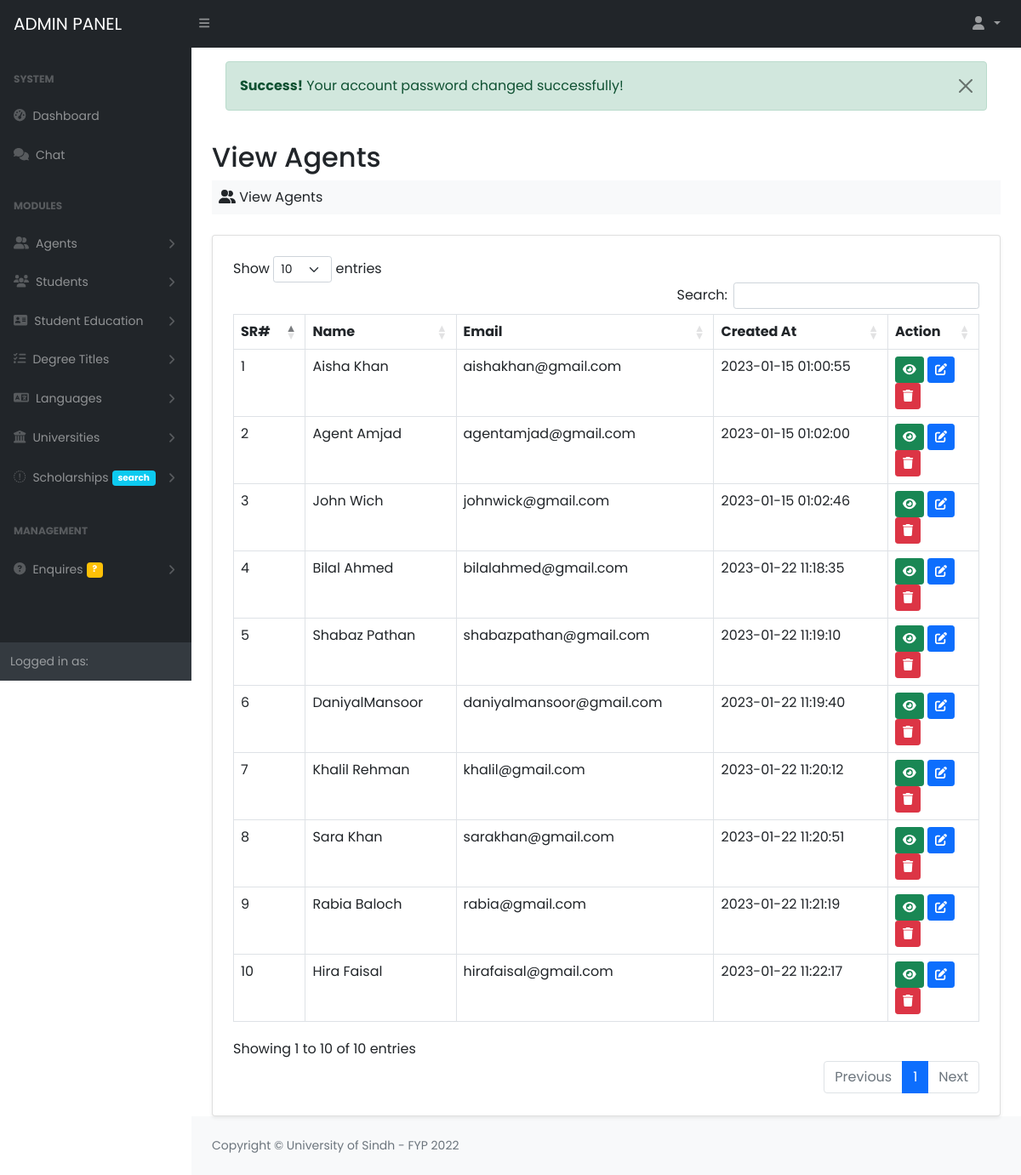
Screenshot of /Project/admin/view_agents.php (signed in) with the database file from the repository.
### tables this page shows
CREATE TABLE `agents` (
  `agent_id` int(11) NOT NULL AUTO_INCREMENT,
  `name` varchar(50) DEFAULT NULL,
  `email` varchar(50) DEFAULT NULL,
  `password` varchar(50) DEFAULT NULL,
  `phone_no` varchar(50) DEFAULT NULL,
  `cnic` varchar(50) DEFAULT NULL,
  `gender` varchar(50) DEFAULT NULL,
  `profile` varchar(100) DEFAULT NULL,
  `created_at` timestamp NOT NULL DEFAULT current_timestamp(),
  `status` int(11) DEFAULT 1,
  PRIMARY KEY (`agent_id`)
);

### Project/database/database.php (called while the page is built, shortened)
<?php
class Database
{
	private $db_host = "localhost";
	private $db_user = "root";
	private $db_pass = "";
	private $db_name = "fyp_cms";
	public $connection = null;
	public function __construct()
	{
		$this->connection = mysqli_connect($this->db_host, $this->db_user, $this->db_pass, $this->db_name);
	}
	public function executeQuery($query)
	{
		$this->query = $query;
		$this->result = mysqli_query($this->connection, $this->query);
		return $this->result;
	}
}
?>

### Project/admin/view_agents.php (the view)
<?php  include_once("includes/header.php"); ?>
 <?php  include_once("includes/nav.php"); ?>
 <div id="layoutSidenav">
         <?php include_once("includes/sidebar.php") ?>
         <div id="layoutSidenav_content">
             <main>
                 <div class="container-fluid px-4">
                     <div class="p-3"><?php require_once("includes/messages.php") ?></div>
                     <h2 class="mt-1">View Agents</h2>
                     <ol class="breadcrumb mb-4 bg-light p-2">
                         <li class="breadcrumb-item"><i class="fa fa-user-group"></i> View Agents</li>
                     </ol>
                     <div class="card shadow-sm bg-white p-2">
                         <div class="card-body p-3">
                            <table class="table table-bordered table-hover " id="table">
                                 <thead>
                                     <tr>
                                         <th>SR#</th>
                                         <th>Name</th>
                                         <th>Email</th>
                                         <th>Created At</th>
                                         <th>Action</th>
                                     </tr>
                                 </thead>
                                 <tbody>
                                     <?php
                                         $query = "SELECT * FROM agents";
                                         $result = $db->executeQuery($query);
                                         if($result->num_rows){
                                             $a = 0;
                                             while($row = mysqli_fetch_assoc($result)){
                                                 ?>
                                                 <tr>
                                                     <td><?php echo ++$a ?></td>
                                                     <td><?php echo $row['name'] ?></td>
                                                     <td><?php echo $row['email'] ?></td>
                                                     <td><?php echo $row['created_at'] ?></td>
                                                     <td>
                                                         <a href="show_agent?id=<?php echo $row['agent_id']  ?>" class="btn btn-success btn-sm"><i class="fa fa-eye"></i></a>
                                                         <a href="edit_agent?id=<?php echo $row['agent_id'] ?>" class="btn btn-primary btn-sm"><i class="fa fa-edit"></i></a>
                                                         <a href="classes/delete_agent?id=<?php echo $row['agent_id'] ?>" class="btn btn-danger btn-sm"><i class="fa fa-trash"></i></a>
                                                     </td>
                                                 </tr>
                                                 <?php
                                             }
                                         }
                                     ?>
                                 </tbody>
                            </table>
                         </div>
                     </div>
                 </div>
             </main>
 <?php  include_once("includes/footer.php") ?>

### Project/admin/includes/header.php (style rules this page uses)
body { font-family: 'Poppins', sans-serif; }

### rows the page displays
agents: name "Aisha Khan", email "aishakhan@gmail.com", created_at "2023-01-15 01:00:55"
agents: name "Agent Amjad", email "agentamjad@gmail.com", created_at "2023-01-15 01:02:00"
agents: name "John Wich", email "johnwick@gmail.com", created_at "2023-01-15 01:02:46"
agents: name "Bilal Ahmed", email "bilalahmed@gmail.com", created_at "2023-01-22 11:18:35"
agents: name "Shabaz Pathan", email "shabazpathan@gmail.com", created_at "2023-01-22 11:19:10"
agents: name "DaniyalMansoor", email "daniyalmansoor@gmail.com", created_at "2023-01-22 11:19:40"
agents: name "Khalil Rehman", email "khalil@gmail.com", created_at "2023-01-22 11:20:12"
agents: name "Sara Khan", email "sarakhan@gmail.com", created_at "2023-01-22 11:20:51"
agents: name "Rabia Baloch", email "rabia@gmail.com", created_at "2023-01-22 11:21:19"
agents: name "Hira Faisal", email "hirafaisal@gmail.com", created_at "2023-01-22 11:22:17"

### other values shown
$_SESSION['success'] "Your account password changed successfully!"
